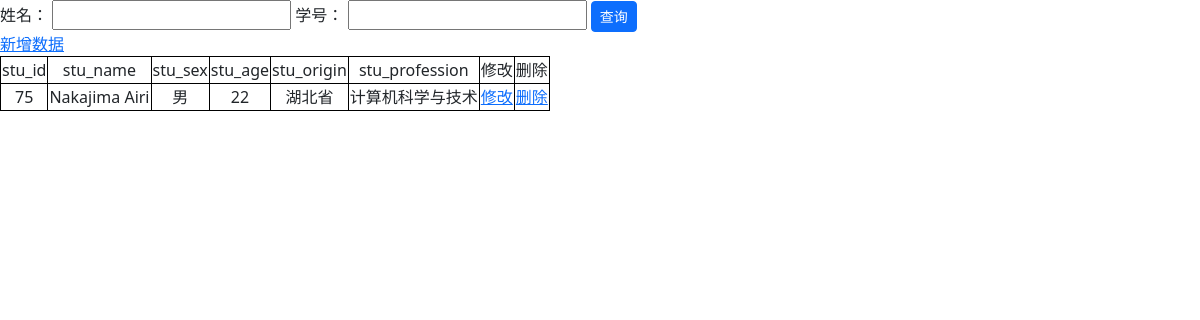
Page /?id=75 (signed in) on the committed database.
### tables this page shows
CREATE TABLE student_info(
stu_id int primary key not null,
stu_name varchar(50) not null,
stu_sex char(2) not null,
stu_age int not null,
stu_origin varchar(50) not null,
stu_profession varchar(50) not null
);

### app.py (the view)
@app.route('/', methods=['GET'])
def index():
    if not checkLogin():
        return redirect(url_for('login'))
    ids = []
    values = []
    if "id" in request.args:
        ids.append('stu_id')
        if request.args["id"] != "":
            values.append(request.args["id"])
    if "name" in request.args:
        ids.append('stu_name')
        if request.args["name"] != "":
            values.append(request.args["name"])
    if len(ids) != 0:
        desp, results = db.Query2('student_info', ids, values)
    else:
        desp, results = db.selectAll('student_info')
    return render_template('show.html', results=results, desp=desp)

### app.py (called while the page is built)
def checkLogin():
    return True if 'username' in session else False

### db/sql_conn.py (called while the page is built)
def Close(conn):
    conn.close()

    def Open(self):
        conn = sqlite3.connect(self.database)
        return conn

    def Query2(self, table, id, value):
        conn = self.Open()
        cur = conn.cursor()
        values = []
        for i in range(len(id)):
            values.append("%s='%s'" % (id[i], value[i]))
        sql = "select * from %s where %s" % (table, ' and '.join(values))
        print(sql)
        cur.execute(sql)
        description = []
        for d in cur.description:
            description.append(d[0])
        result = cur.fetchall()
        cur.close()
        Close(conn)
        return description, result

### templates/show.html (shortened to what this page needs)
<!DOCTYPE html>
<html lang="en">
<head>
    <link href="/static/bootstrap/css/bootstrap.min.css" rel="stylesheet">
</head>
<body>
    <form>
        <label for="name">姓名：</label>
        <input type="text" name="name" id="name" />
        <label for="id">学号：</label>
        <input type="text" name="id" id="id" />
        <input type="submit" value="查询" class="btn btn-primary btn-sm" />
    </form>
    <a href="/add">新增数据</a>
    <br>
    <table>
        <tr>
            {% for d in desp %}
            <td>{{ d }}</td>
            {% endfor %}
            <td>修改</td>
            <td>删除</td>
        </tr>
        {% for item in results %}
        <tr>
            {% for v in item %}
            <td>{{ v }}</td>
            {% endfor %}
            <td><a href="/update?id={{ item[0] }}">修改</a></td>
            <td><a href="/delete/{{ item[0] }}">删除</a></td>
        </tr>
        {% endfor %}
    </table>
</body>
</html>

### templates/show.html (style rules this page uses)
table, tr, td { border: 1px solid black; text-align: center; }

### rows in the picture
student_info: item "75" "男" "22", stu_name "Nakajima Airi", stu_origin "湖北省", stu_profession "计算机科学与技术"

### other values in the picture
{{ d }} "stu_id" "stu_name" "stu_sex" "stu_age" "stu_origin" "stu_profession"
